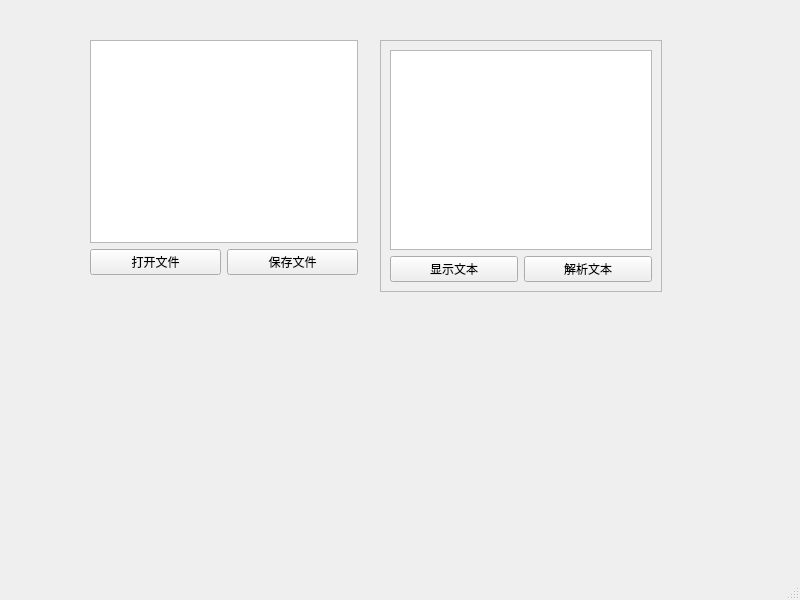
<?xml version="1.0" encoding="UTF-8"?>
<ui version="4.0">
 <class>MainWindow</class>
 <widget class="QMainWindow" name="MainWindow">
  <property name="geometry">
   <rect>
    <x>0</x>
    <y>0</y>
    <width>800</width>
    <height>600</height>
   </rect>
  </property>
  <property name="windowTitle">
   <string>MainWindow</string>
  </property>
  <widget class="QWidget" name="centralwidget">
   <widget class="QFrame" name="frame">
    <property name="geometry">
     <rect>
      <x>380</x>
      <y>40</y>
      <width>282</width>
      <height>252</height>
     </rect>
    </property>
    <property name="frameShape">
     <enum>QFrame::StyledPanel</enum>
    </property>
    <property name="frameShadow">
     <enum>QFrame::Raised</enum>
    </property>
    <layout class="QGridLayout" name="gridLayout_2">
     <item row="0" column="0" colspan="2">
      <widget class="QTextEdit" name="textEdit_2"/>
     </item>
     <item row="1" column="0">
      <widget class="QPushButton" name="pushButton_3">
       <property name="text">
        <string>显示文本</string>
       </property>
      </widget>
     </item>
     <item row="1" column="1">
      <widget class="QPushButton" name="pushButton_4">
       <property name="text">
        <string>解析文本</string>
       </property>
      </widget>
     </item>
    </layout>
   </widget>
   <widget class="QWidget" name="">
    <property name="geometry">
     <rect>
      <x>90</x>
      <y>40</y>
      <width>268</width>
      <height>235</height>
     </rect>
    </property>
    <layout class="QGridLayout" name="gridLayout">
     <item row="1" column="0">
      <widget class="QPushButton" name="pushButton">
       <property name="text">
        <string>打开文件</string>
       </property>
      </widget>
     </item>
     <item row="1" column="1">
      <widget class="QPushButton" name="pushButton_2">
       <property name="text">
        <string>保存文件</string>
       </property>
      </widget>
     </item>
     <item row="0" column="0" colspan="2">
      <widget class="QTextEdit" name="textEdit"/>
     </item>
    </layout>
   </widget>
  </widget>
  <widget class="QMenuBar" name="menubar">
   <property name="geometry">
    <rect>
     <x>0</x>
     <y>0</y>
     <width>800</width>
     <height>22</height>
    </rect>
   </property>
  </widget>
  <widget class="QStatusBar" name="statusbar"/>
 </widget>
 <resources/>
 <connections/>
</ui>
